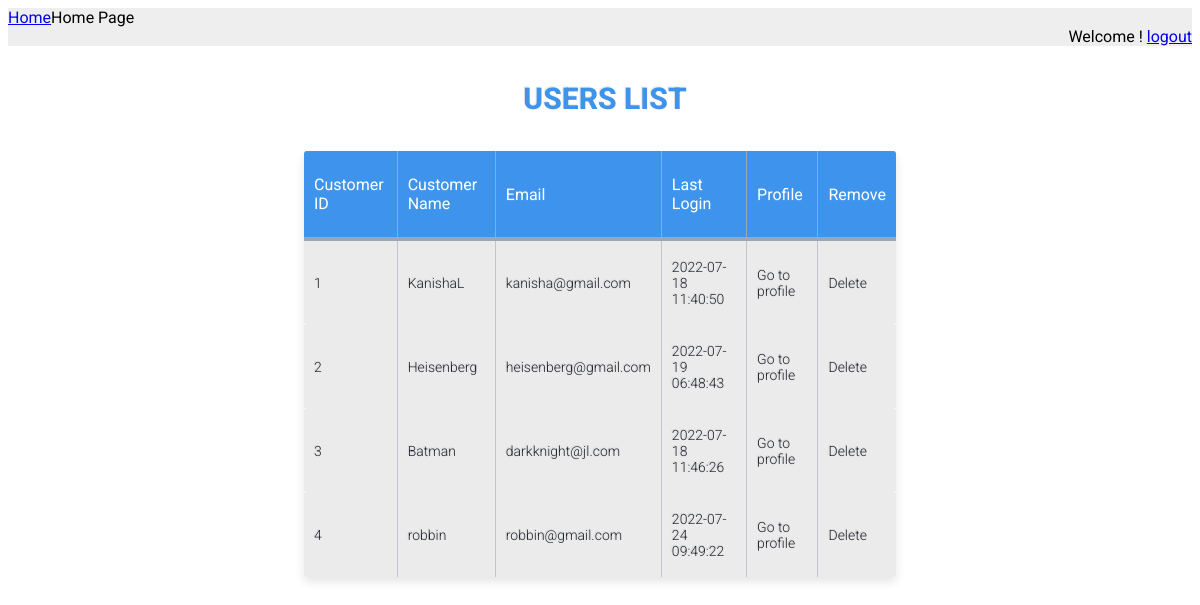
Page /admin-portal/users.php (signed in) on the committed database.
### tables this page shows
CREATE TABLE `customers` (
  `customer_id` int(10) NOT NULL,
  `username` varchar(20) NOT NULL,
  `email` varchar(50) NOT NULL,
  `password` varchar(50) NOT NULL,
  `mobile_number` varchar(10) NOT NULL,
  `address` varchar(100) NOT NULL,
  `postal_code` varchar(20) NOT NULL,
  `city` varchar(50) NOT NULL,
  `province` varchar(50) NOT NULL,
  `country` varchar(50) NOT NULL,
  `image` text NOT NULL,
  `last_login` timestamp NOT NULL DEFAULT current_timestamp() ON UPDATE current_timestamp(),
  `is_deleted` int(1) NOT NULL
);

### admin-portal/users.php (the view, shortened to what this page needs)
<?php require_once('../connection/dbconnection.php'); ?>
<?php require_once('components/header.php'); ?>
<?php
$user_list = "";
$query = "SELECT customer_id, username,email,last_login FROM customers WHERE is_deleted = 0 ORDER BY customer_id";
$users = mysqli_query($connection, $query);
if ($users) {
    while ($user = mysqli_fetch_assoc(($users))) {
        $user_list .= "<tbody class=\"table-hover\">";
        $user_list .= "<tr>";
        $user_list .= "<td class=\"text-left\"> {$user['customer_id']} </td>";
        $user_list .= "<td class=\"text-left\"> {$user['username']} </td>";
        $user_list .= "<td class=\"text-left\"> {$user['email']} </td>";
        $user_list .= "<td class=\"text-left\"> {$user['last_login']} </td>";
        $user_list .= "<td class=\"text-left\"> <a href=\"user_profile.php?user_id={$_GET['u_id']}\"> Go to profile </a> </td>";
        $user_list .= "<td class=\"text-left\"> <a href=\"components/delete_user.php?user_id={$user['customer_id']}\"onclick = \"return confirm('Are you sure to delete?');\"> Delete </a> </td>";
        $user_list .= "</tr>";
        $user_list .= "</tbody>";
    }
} else {
    echo "Datbase failed!";
}
?>
<!DOCTYPE html>
<html lang="en">
<head>
    <link rel="stylesheet" href="css/tables.css">
</head>
<body>
    <main>
        <div class="table-title">
            <h3>Users List</h3>
        </div>
        <table class="table-fill1">
            <tr>
                <th class="text-left">Customer ID</th>
                <th class="text-left">Customer Name</th>
                <th class="text-left">Email</th>
                <th class="text-left">Last Login</th>
                <th class="text-left">Profile</th>
                <th class="text-left">Remove</th>
            </tr>
            <?php echo $user_list; ?>
        </table>
    </main>
</body>
</html>

### admin-portal/css/tables.css (style rules this page uses)
body { font-family: "Roboto", helvetica, arial, sans-serif; text-rendering: optimizeLegibility; }
div.table-title { display: block; margin: auto; padding:5px; width: 100%; }
.table-title h3 { color: #3e94ec; font-size: 30px; font-weight: 800; font-style:normal; font-family: "Roboto", helvetica, arial, sans-serif; text-shadow: -1px -1px 1px rgba(0, 0, 0, 0.1); text-transform:uppercase; text-align: center; }
.table-fill1 { background: white; border-radius:3px; border-collapse: collapse; margin: auto; padding:5px; width:50%; box-shadow: 0 5px 10px rgba(0, 0, 0, 0.1); animation: float 5s infinite; }
th { color:#ffffff; background:#3e94ec; border-bottom:4px solid #9ea7af; border-right: 1px solid #9ea7af; font-size:16px; font-weight: 400; padding: 24px 10px 24px 10px; text-align:left; vertical-align:middle; }
th:first-child { border-top-left-radius:3px; }
th:last-child { border-top-right-radius:3px; border-right:none; }
tr { border-top: 1px solid #C1C3D1; border-bottom: 1px solid #C1C3D1; color:#22262e; font-size:14px; font-weight:normal; text-shadow: 0 1px 1px rgba(256, 256, 256, 0.1); }
tr:first-child { border-top:none; }
tr:last-child { border-bottom:none; }
tr:nth-child(odd) td { background:#EBEBEB; }
tr:last-child td:first-child { border-bottom-left-radius:3px; }
tr:last-child td:last-child { border-bottom-right-radius:3px; }
td { background:#FFFFFF; padding: 18px 10px 18px 10px; text-align:left; vertical-align:middle; font-weight:300; font-size:14px; text-shadow: -1px -1px 1px rgba(0, 0, 0, 0.1); border-right: 1px solid #C1C3D1; }
td:last-child { border-right: 0px; }
th.text-left { text-align: left; }
td.text-left { text-align: left; }
.text-left a { text-decoration: none; color:#22262e; }

### rows in the picture
customers: customer_id "1", username "KanishaL", email "kanisha@gmail.com", last_login "2022-07-18 11:40:50"
customers: customer_id "2", username "Heisenberg", email "heisenberg@gmail.com", last_login "2022-07-19 06:48:43"
customers: customer_id "3", username "Batman", email "darkknight@jl.com", last_login "2022-07-18 11:46:26"
customers: customer_id "4", username "robbin", email "robbin@gmail.com", last_login "2022-07-24 09:49:22"
